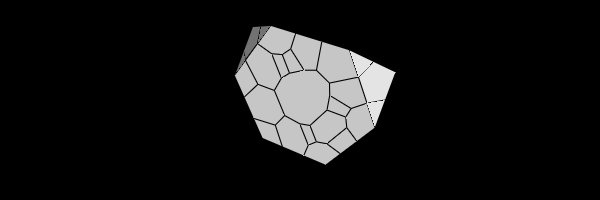

Write Python code to recreate this figure.
#!/usr/bin/env python
# Demonstrate clipping n-faced polyhedra from an Exodus dataset with a plane.

import os

import vtkmodules.vtkInteractionStyle  # noqa: F401
import vtkmodules.vtkRenderingOpenGL2  # noqa: F401

from vtkmodules.vtkCommonDataModel import vtkPlane
from vtkmodules.vtkFiltersGeneral import vtkClipDataSet
from vtkmodules.vtkFiltersGeometry import vtkDataSetSurfaceFilter
from vtkmodules.vtkIOExodus import vtkExodusIIReader
from vtkmodules.vtkRenderingCore import (
    vtkActor,
    vtkPolyDataMapper,
    vtkRenderWindow,
    vtkRenderWindowInteractor,
    vtkRenderer,
)

data_dir = os.environ.get("VPE_DATA_DIR", os.path.dirname(os.path.abspath(__file__)))

# Read input dataset that has n-faced polyhedra.
reader = vtkExodusIIReader()
reader.SetFileName(os.path.join(data_dir, "cube-1.exo"))
reader.Update()
dataset = reader.GetOutput()

# Clip the dataset.
clipper = vtkClipDataSet()
clipper.SetInputData(dataset.GetBlock(0).GetBlock(0))
plane = vtkPlane()
plane.SetNormal(0.5, 0.5, 0.5)
plane.SetOrigin(0.5, 0.5, 0.5)
clipper.SetClipFunction(plane)
clipper.Update()

# Get surface representation to render.
surface_filter = vtkDataSetSurfaceFilter()
surface_filter.SetInputData(clipper.GetOutput())
surface_filter.Update()

mapper = vtkPolyDataMapper()
mapper.SetInputData(surface_filter.GetOutput())

actor = vtkActor()
actor.SetMapper(mapper)
actor.GetProperty().SetRepresentationToSurface()
actor.GetProperty().EdgeVisibilityOn()

renderer = vtkRenderer()
renderer.AddActor(actor)

render_window = vtkRenderWindow()
render_window.SetSize(600, 200)
render_window.AddRenderer(renderer)
render_window.SetWindowName("clip polyhedra")

renderer.GetActiveCamera().SetPosition(-0.5, 0.5, 0)
renderer.GetActiveCamera().SetFocalPoint(0.5, 0.5, 0.5)
renderer.GetActiveCamera().SetViewUp(0.0820, 0.934, -0.348)
renderer.ResetCamera()

interactor = vtkRenderWindowInteractor()
interactor.SetRenderWindow(render_window)

interactor.Initialize()
interactor.Start()
